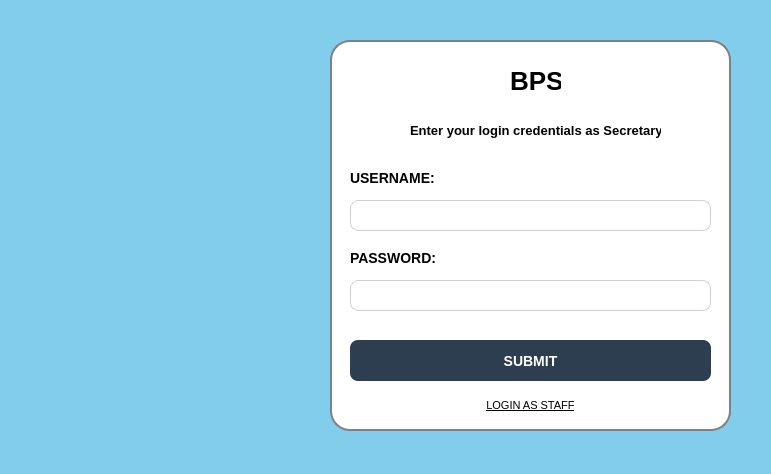
<?xml version="1.0" encoding="UTF-8"?>
<ui version="4.0">
 <class>loginPage_QDialog</class>
 <widget class="QDialog" name="loginPage_QDialog">
  <property name="geometry">
   <rect>
    <x>0</x>
    <y>0</y>
    <width>771</width>
    <height>474</height>
   </rect>
  </property>
  <property name="windowTitle">
   <string/>
  </property>
  <property name="styleSheet">
   <string notr="true">QDialog {
    background-color: 
#81cdeb
}
</string>
  </property>
  <widget class="QFrame" name="login_QFrame">
   <property name="geometry">
    <rect>
     <x>330</x>
     <y>40</y>
     <width>401</width>
     <height>391</height>
    </rect>
   </property>
   <property name="styleSheet">
    <string notr="true">QDialog {
    background-color: transparent; /* or your desired color */
}
QFrame {
    background-color: white;
    border: 2px solid gray;
    border-radius: 20px;
}
</string>
   </property>
   <property name="frameShape">
    <enum>QFrame::StyledPanel</enum>
   </property>
   <property name="frameShadow">
    <enum>QFrame::Raised</enum>
   </property>
   <widget class="QLabel" name="header_QLabel">
    <property name="geometry">
     <rect>
      <x>180</x>
      <y>20</y>
      <width>51</width>
      <height>41</height>
     </rect>
    </property>
    <property name="font">
     <font>
      <family>Segoe UI</family>
      <pointsize>-1</pointsize>
      <bold>true</bold>
     </font>
    </property>
    <property name="styleSheet">
     <string notr="true">background-color: transparent;
border: none;
font-family: Segoe UI;
font-size: 26px;
font-weight: bold;</string>
    </property>
    <property name="text">
     <string>BPS</string>
    </property>
   </widget>
   <widget class="QLabel" name="username_QLabel">
    <property name="geometry">
     <rect>
      <x>20</x>
      <y>130</y>
      <width>101</width>
      <height>16</height>
     </rect>
    </property>
    <property name="font">
     <font>
      <family>Segoe UI</family>
      <pointsize>-1</pointsize>
      <bold>true</bold>
     </font>
    </property>
    <property name="styleSheet">
     <string notr="true">background-color: transparent;
border: none;
font-family: Segoe UI;
font-size: 14px;
font-weight: bold;</string>
    </property>
    <property name="text">
     <string>USERNAME:</string>
    </property>
   </widget>
   <widget class="QLabel" name="password_QLabel">
    <property name="geometry">
     <rect>
      <x>20</x>
      <y>210</y>
      <width>101</width>
      <height>16</height>
     </rect>
    </property>
    <property name="font">
     <font>
      <family>Segoe UI</family>
      <pointsize>-1</pointsize>
      <bold>true</bold>
     </font>
    </property>
    <property name="styleSheet">
     <string notr="true">background-color: transparent;
border: none;
font-family: Segoe UI;
font-size: 14px;
font-weight: bold;</string>
    </property>
    <property name="text">
     <string>PASSWORD:</string>
    </property>
   </widget>
   <widget class="QLineEdit" name="username_QLineEdit">
    <property name="geometry">
     <rect>
      <x>20</x>
      <y>160</y>
      <width>361</width>
      <height>31</height>
     </rect>
    </property>
    <property name="styleSheet">
     <string notr="true">background-color: white;
border: 1px solid #d0d0d0;
border-radius: 8px;
padding: 8px;
font-family: Segoe UI;
font-size: 14px;</string>
    </property>
   </widget>
   <widget class="QLineEdit" name="password_QLineEdit">
    <property name="geometry">
     <rect>
      <x>20</x>
      <y>240</y>
      <width>361</width>
      <height>31</height>
     </rect>
    </property>
    <property name="styleSheet">
     <string notr="true">background-color: white;
border: 1px solid #d0d0d0;
border-radius: 8px;
padding: 8px;
font-family: Segoe UI;
font-size: 14px;</string>
    </property>
   </widget>
   <widget class="QLabel" name="information_QLabel">
    <property name="geometry">
     <rect>
      <x>80</x>
      <y>80</y>
      <width>251</width>
      <height>20</height>
     </rect>
    </property>
    <property name="font">
     <font>
      <family>Segoe UI</family>
      <pointsize>-1</pointsize>
      <bold>true</bold>
     </font>
    </property>
    <property name="styleSheet">
     <string notr="true">background-color: transparent;
border: none;
font-family: Segoe UI;
font-size: 13px;
font-weight: bold;</string>
    </property>
    <property name="text">
     <string>Enter your login credentials as Secretary</string>
    </property>
   </widget>
   <widget class="QPushButton" name="submitButton_QPushButton">
    <property name="geometry">
     <rect>
      <x>20</x>
      <y>300</y>
      <width>361</width>
      <height>41</height>
     </rect>
    </property>
    <property name="styleSheet">
     <string notr="true">background-color: #2c3e50;
color: white;
border: none;
border-radius: 8px;
padding: 10px;
font-family: Segoe UI;
font-size: 14px;
font-weight: bold;</string>
    </property>
    <property name="text">
     <string>SUBMIT</string>
    </property>
   </widget>
   <widget class="QPushButton" name="loginAs_QPushButton">
    <property name="geometry">
     <rect>
      <x>150</x>
      <y>350</y>
      <width>101</width>
      <height>31</height>
     </rect>
    </property>
    <property name="font">
     <font>
      <pointsize>8</pointsize>
      <underline>true</underline>
     </font>
    </property>
    <property name="cursor">
     <cursorShape>ArrowCursor</cursorShape>
    </property>
    <property name="styleSheet">
     <string notr="true">QPushButton {
    border: none;
    color: #000000
    text-decoration: underline;
    background: transparent;
}
QPushButton:hover {
    color: #551A8B;  /* optional: darker on hover */
}
</string>
    </property>
    <property name="text">
     <string>LOGIN AS STAFF</string>
    </property>
    <property name="flat">
     <bool>true</bool>
    </property>
   </widget>
  </widget>
  <widget class="QLabel" name="label">
   <property name="geometry">
    <rect>
     <x>20</x>
     <y>100</y>
     <width>281</width>
     <height>241</height>
    </rect>
   </property>
   <property name="autoFillBackground">
    <bool>false</bool>
   </property>
   <property name="text">
    <string/>
   </property>
   <property name="pixmap">
    <pixmap>../../../../OneDrive/Desktop/2nd Term/IT5L(2748)/2nd Deliverable/Wireframe/logo.png</pixmap>
   </property>
   <property name="scaledContents">
    <bool>true</bool>
   </property>
  </widget>
 </widget>
 <resources/>
 <connections/>
</ui>
